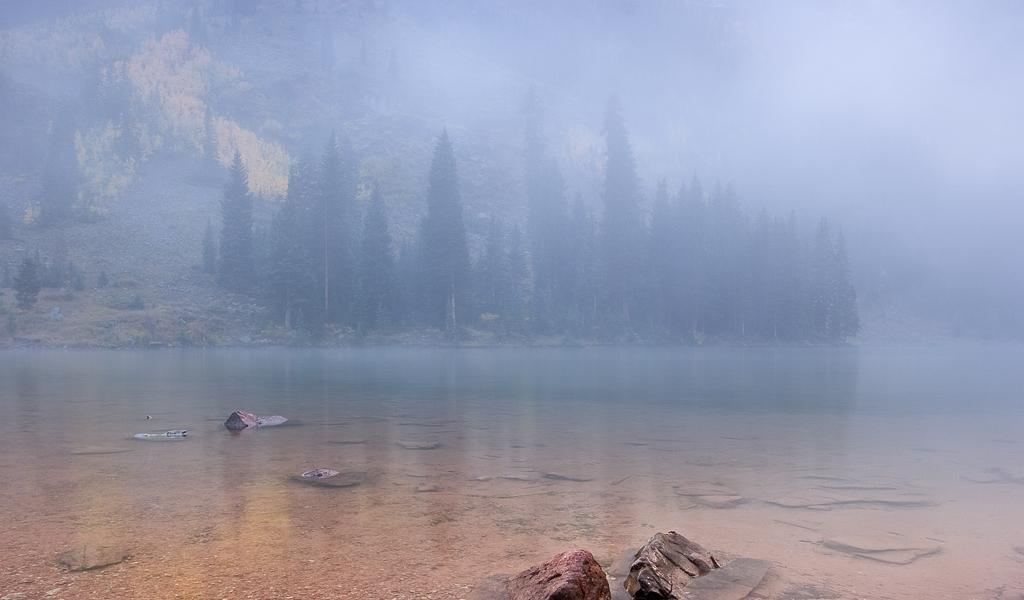
%> input picture Part1/Contents/Images/Eikona4.jpg, 1024 x 600 px
$ octave Askhsh4RGB.m   (GNU Octave 9; MATLAB toolbox functions it lacks are replaced by stand-ins)
%> lines starting %> are read from the running program, lines starting %| are printed output that depends on the picture
clear;
f = imread('C:\Users\OrestisDrow\Desktop\ImageProccessing\DIP_MEROS_A\Images\Eikona4.jpg');
%> f is the input picture: size 600x1024x3 uint8; mean R, G, B 149.5, 153.4, 174.1

% [13 lines of commented-out code are left out]
f = histeq(f);
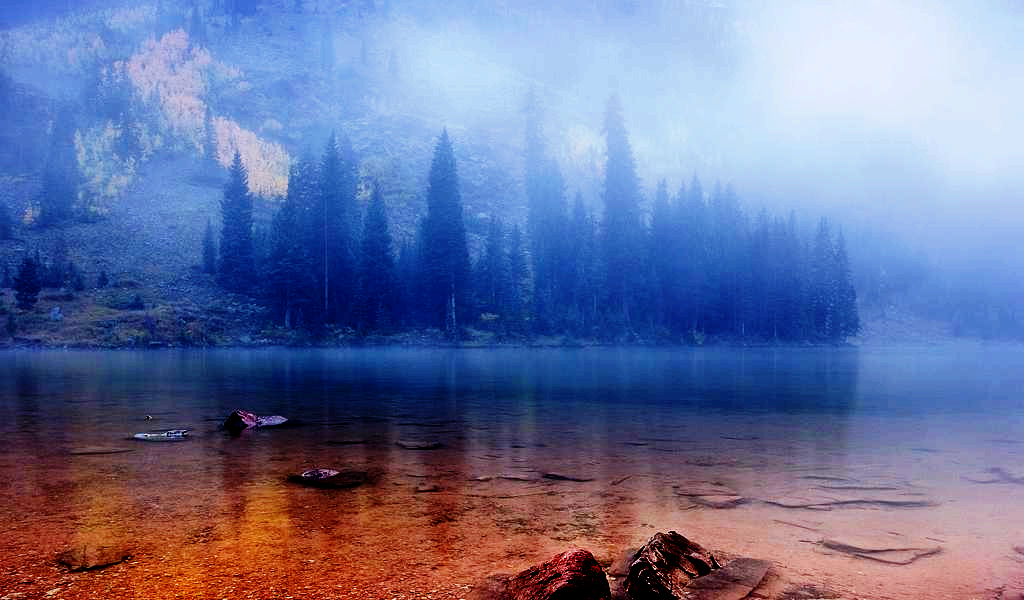
%> f: size 600x1024x3 uint8; mean R, G, B 107.2, 115.6, 156.8
%Split into RGB Channels
Red = f(:,:,1);
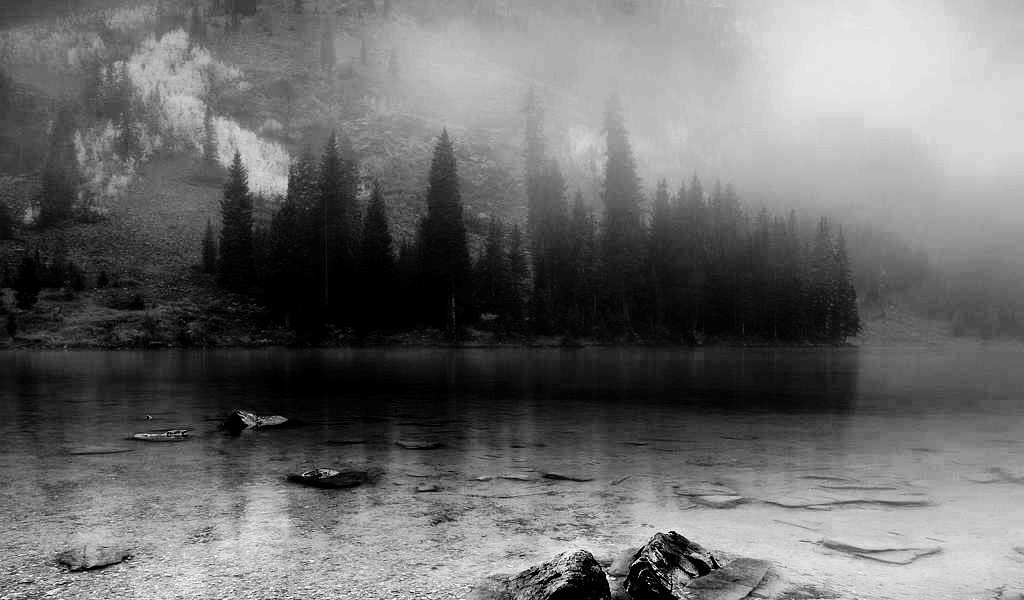
%> Red: size 600x1024 uint8; min 0, max 255, mean 107.2
Green = f(:,:,2);
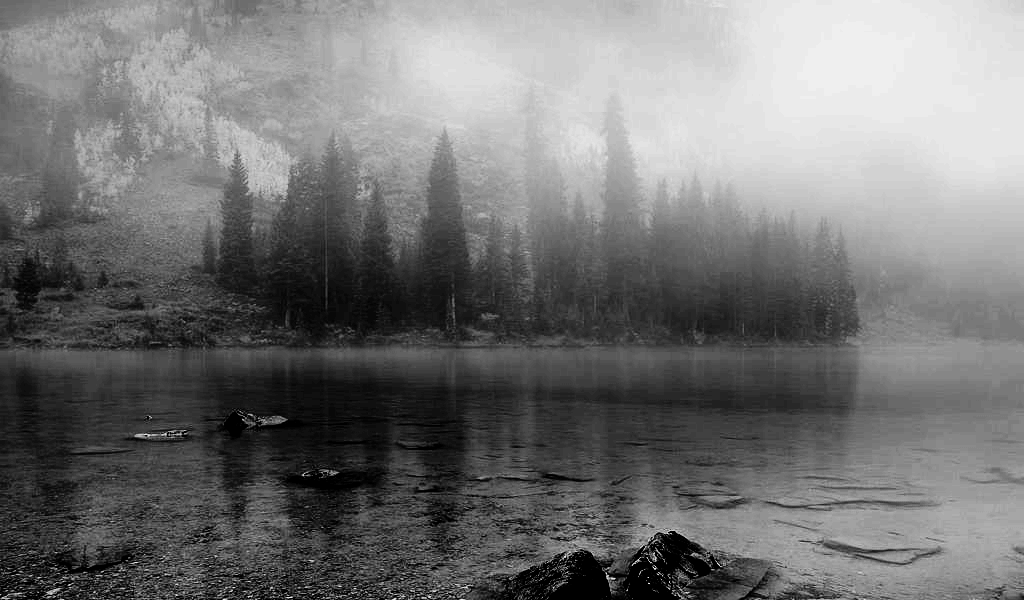
%> Green: size 600x1024 uint8; min 0, max 247, mean 115.6
Blue = f(:,:,3);
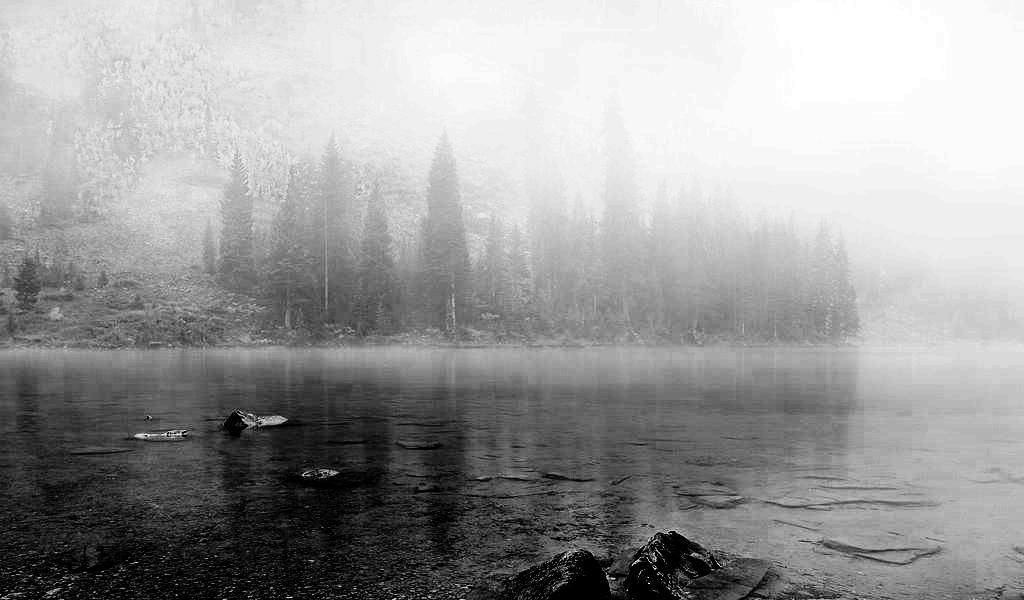
%> Blue: size 600x1024 uint8; min 0, max 255, mean 156.8
%Get histValues for each channel
[yRed, x] = imhist(Red);
%> yRed = 256 values, max 20986 at index 1, min 0 at index 2, mean 2400; x = 256 values from 0 to 255
[yGreen, x] = imhist(Green);
%> yGreen = 256 values, max 23905 at index 62, min 0 at index 2, mean 2400
[yBlue, x] = imhist(Blue);
%> yBlue = 256 values, max 31316 at index 252, min 0 at index 2, mean 2400

%Plot them together in one plot
figure,plot(x, yRed, 'Red', x, yGreen, 'Green', x, yBlue, 'Blue'), title('Histogram after equalization');
%> (this line was passed over: plot is not available in this run)

$ run again, with Part1/Contents/Images/boat.tiff saved as Part1/Contents/Images/Eikona4.jpg
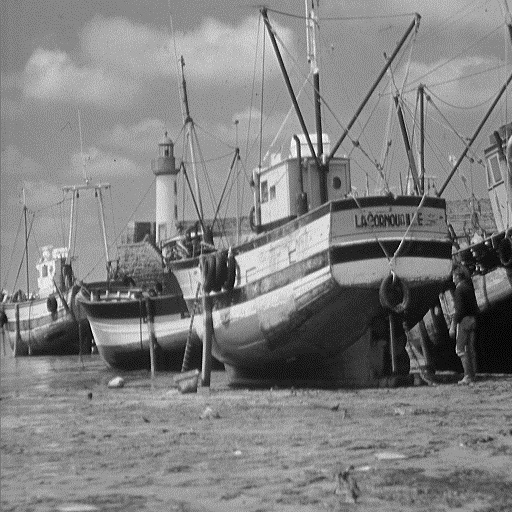
%> input picture Part1/Contents/Images/boat.tiff, 512 x 512 px
%> f is the input picture: size 512x512x3 uint8; min 0, max 255, mean 129.2
%> `f = histeq(f);`:
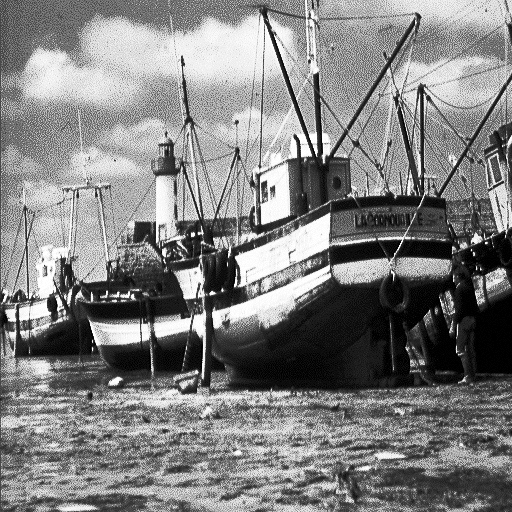
%> f: size 512x512x3 uint8; min 0, max 255, mean 128.4
%> yRed = 256 values, max 14829 at index 179, min 0 at index 2, mean 1024; x = 256 values from 0 to 255
%> yGreen has the same summary as yRed
%> yBlue has the same summary as yRed
